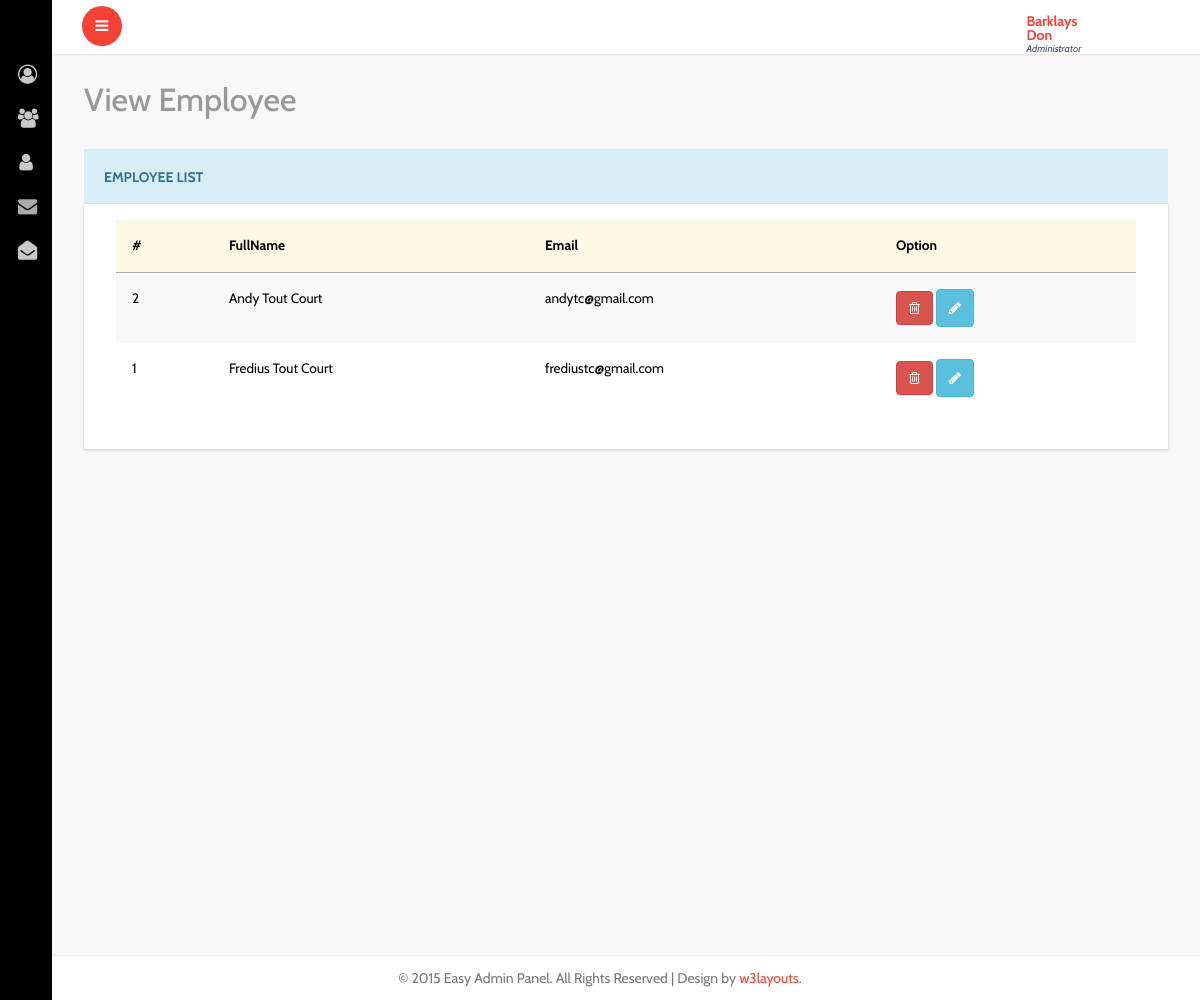
/viewEmp.php (signed in), run on the app's committed database.
### tables this page shows
CREATE TABLE IF NOT EXISTS `users` (
  `id` int(11) NOT NULL AUTO_INCREMENT,
  `name` varchar(100) NOT NULL,
  `password` varchar(100) NOT NULL,
  `email` varchar(100) NOT NULL,
  `type` enum('Customer','Employee','Administrator') NOT NULL,
  PRIMARY KEY (`id`)
);

### viewEmp.php (the view, shortened to what this page needs)
<?php include 'inc/head.php'; ?>
<div class="graphs">
    <h3 class="blank1">View Employee</h3>
     <div class="xs tabls">
        <div class="panel panel-info" data-widget="{&quot;draggable&quot;: &quot;false&quot;}" data-widget-static="">
            <div class="panel-heading">
                <h2>Employee List</h2>
            </div>
            <div class="panel-body no-padding" style="display: block;">
                <table class="table table-striped">
                    <thead>
                        <tr class="warning">
                            <th>#</th>
                            <th>FullName</th>
                            <th>Email</th>
                            <th>Option</th>
                        </tr>
                    </thead>
                    <tbody>
                        <?php
                        $emp = $db->prepare('SELECT * FROM users WHERE type = "Employee" ORDER BY name');
                        $emp->execute();
                        while ($e = $emp->fetch()) { ?>
                        <tr>
                            <td><?php echo $e['id'] ?></td>
                            <td><?php echo $e['name'] ?></td>
                            <td><?php echo $e['email'] ?></td>
                            <td>
                                <a href="delEmp.php?id=<?php echo $e['id'] ?>" class="btn btn-danger"><span class="fa fa-trash-o"></span></a>
                                <a href="editEmp.php?id=<?php echo $e['id'] ?>" class="btn btn-info"><span class="fa fa-pencil"></span></a>
                            </td>
                        </tr>
                        <?php } ?>
                    </tbody>
                </table>
            </div>
        </div>
    </div>
</div>
<?php include 'inc/foot.php'; ?>

### data on the page
users: id "2", name "Andy Tout Court", email "andytc@gmail.com"
users: id "1", name "Fredius Tout Court", email "frediustc@gmail.com"

### other printed values
$_SESSION['n'] "Barklays Don"
$_SESSION['u'] "Administrator"
